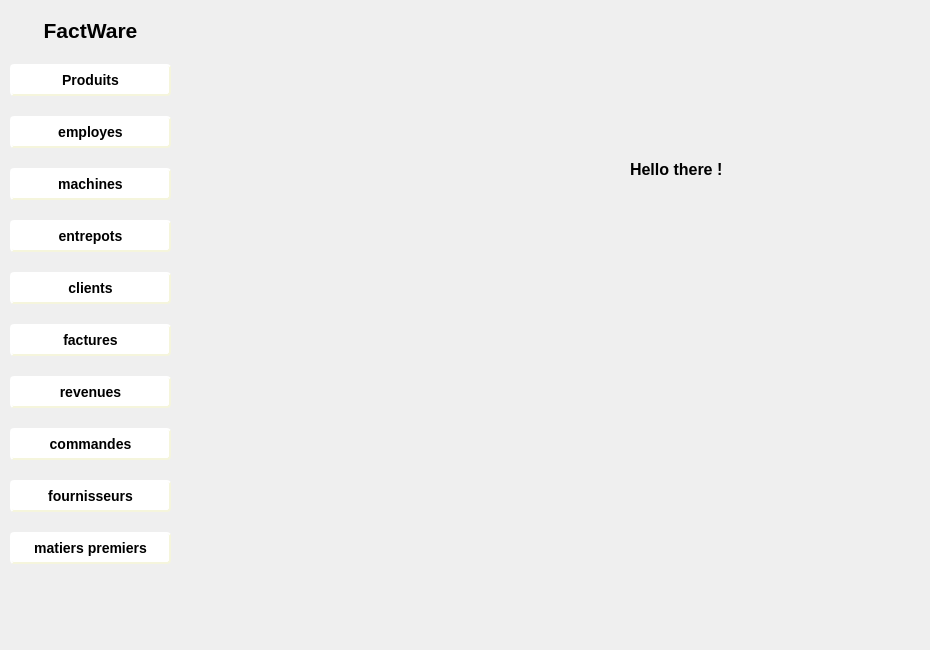
    <widget class="QWidget" name="page_7">
     <widget class="QLabel" name="label_30">
      <property name="geometry">
       <rect>
        <x>630</x>
        <y>160</y>
        <width>141</width>
        <height>20</height>
       </rect>
      </property>
      <property name="text">
       <string>&lt;html&gt;&lt;head/&gt;&lt;body&gt;&lt;p&gt;&lt;span style=&quot; font-size:12pt; font-weight:600;&quot;&gt;Hello there !&lt;/span&gt;&lt;/p&gt;&lt;/body&gt;&lt;/html&gt;</string>
      </property>
     </widget>
     <widget class="QLabel" name="label_31">
      <property name="geometry">
       <rect>
        <x>0</x>
        <y>0</y>
        <width>921</width>
        <height>641</height>
       </rect>
      </property>
      <property name="text">
       <string/>
      </property>
      <property name="pixmap">
       <pixmap>../../Desktop/images qt/hello.jpg</pixmap>
      </property>
      <property name="scaledContents">
       <bool>true</bool>
      </property>
      <property name="wordWrap">
       <bool>true</bool>
      </property>
      <property name="margin">
       <number>0</number>
      </property>
      <property name="openExternalLinks">
       <bool>false</bool>
      </property>
     </widget>
     <widget class="QWidget" name="layoutWidget_9">
      <property name="geometry">
       <rect>
        <x>10</x>
        <y>50</y>
        <width>161</width>
        <height>531</height>
       </rect>
      </property>
      <layout class="QVBoxLayout" name="verticalLayout_5">
       <item>
        <widget class="QPushButton" name="pushButton_25">
         <property name="styleSheet">
          <string notr="true">QPushButton {
    background-color: white;
    border-style: outset;
    border-width: 2px;
    border-radius: 4px;
    border-color: beige;
    font: bold 14px;
    min-width: 5em;
    padding: 6px;
}
QPushButton:pressed {
    background-color:gray;
    border-style: inset;
}</string>
         </property>
         <property name="text">
          <string>Produits</string>
         </property>
        </widget>
       </item>
       <item>
        <widget class="QPushButton" name="pushButton_26">
         <property name="styleSheet">
          <string notr="true">QPushButton {
    background-color: white;
    border-style: outset;
    border-width: 2px;
    border-radius: 4px;
    border-color: beige;
    font: bold 14px;
    min-width: 5em;
    padding: 6px;
}
QPushButton:pressed {
    background-color:gray;
    border-style: inset;
}</string>
         </property>
         <property name="text">
          <string>employes</string>
         </property>
        </widget>
       </item>
       <item>
        <widget class="QPushButton" name="pushButton_27">
         <property name="styleSheet">
          <string notr="true">QPushButton {
    background-color: white;
    border-style: outset;
    border-width: 2px;
    border-radius: 4px;
    border-color: beige;
    font: bold 14px;
    min-width: 5em;
    padding: 6px;
}
QPushButton:pressed {
    background-color:gray;
    border-style: inset;
}</string>
         </property>
         <property name="text">
          <string>machines</string>
         </property>
        </widget>
       </item>
       <item>
        <widget class="QPushButton" name="pushButton_28">
         <property name="styleSheet">
          <string notr="true">QPushButton {
    background-color: white;
    border-style: outset;
    border-width: 2px;
    border-radius: 4px;
    border-color: beige;
    font: bold 14px;
    min-width: 5em;
    padding: 6px;
}
QPushButton:pressed {
    background-color:gray;
    border-style: inset;
}</string>
         </property>
         <property name="text">
          <string>entrepots</string>
         </property>
        </widget>
       </item>
       <item>
        <widget class="QPushButton" name="client_0">
         <property name="styleSheet">
          <string notr="true">QPushButton {
    background-color: white;
    border-style: outset;
    border-width: 2px;
    border-radius: 4px;
    border-color: beige;
    font: bold 14px;
    min-width: 5em;
    padding: 6px;
}
QPushButton:pressed {
    background-color:gray;
    border-style: inset;
}</string>
         </property>
         <property name="text">
          <string>clients</string>
         </property>
        </widget>
       </item>
       <item>
        <widget class="QPushButton" name="pushButton_29">
         <property name="styleSheet">
          <string notr="true">QPushButton {
    background-color: white;
    border-style: outset;
    border-width: 2px;
    border-radius: 4px;
    border-color: beige;
    font: bold 14px;
    min-width: 5em;
    padding: 6px;
}
QPushButton:pressed {
    background-color:gray;
    border-style: inset;
}</string>
         </property>
         <property name="text">
          <string>factures</string>
         </property>
        </widget>
       </item>
       <item>
        <widget class="QPushButton" name="pushButton_30">
         <property name="styleSheet">
          <string notr="true">QPushButton {
    background-color: white;
    border-style: outset;
    border-width: 2px;
    border-radius: 4px;
    border-color: beige;
    font: bold 14px;
    min-width: 5em;
    padding: 6px;
}
QPushButton:pressed {
    background-color:gray;
    border-style: inset;
}</string>
         </property>
         <property name="text">
          <string>revenues</string>
         </property>
        </widget>
       </item>
       <item>
        <widget class="QPushButton" name="commande_0">
         <property name="styleSheet">
          <string notr="true">QPushButton {
    background-color: white;
    border-style: outset;
    border-width: 2px;
    border-radius: 4px;
    border-color: beige;
    font: bold 14px;
    min-width: 5em;
    padding: 6px;
}
QPushButton:pressed {
    background-color:gray;
    border-style: inset;
}</string>
         </property>
         <property name="text">
          <string>commandes</string>
         </property>
        </widget>
       </item>
       <item>
        <widget class="QPushButton" name="pushButton_31">
         <property name="styleSheet">
          <string notr="true">QPushButton {
    background-color: white;
    border-style: outset;
    border-width: 2px;
    border-radius: 4px;
    border-color: beige;
    font: bold 14px;
    min-width: 5em;
    padding: 6px;
}
QPushButton:pressed {
    background-color:gray;
    border-style: inset;
}</string>
         </property>
         <property name="text">
          <string>fournisseurs</string>
         </property>
        </widget>
       </item>
       <item>
        <widget class="QPushButton" name="pushButton_32">
         <property name="styleSheet">
          <string notr="true">QPushButton {
    background-color: white;
    border-style: outset;
    border-width: 2px;
    border-radius: 4px;
    border-color: beige;
    font: bold 14px;
    min-width: 5em;
    padding: 6px;
}
QPushButton:pressed {
    background-color:gray;
    border-style: inset;
}</string>
         </property>
         <property name="text">
          <string>matiers premiers</string>
         </property>
        </widget>
       </item>
      </layout>
     </widget>
     <widget class="QLabel" name="label_32">
      <property name="geometry">
       <rect>
        <x>10</x>
        <y>10</y>
        <width>161</width>
        <height>41</height>
       </rect>
      </property>
      <property name="text">
       <string>&lt;html&gt;&lt;head/&gt;&lt;body&gt;&lt;p align=&quot;center&quot;&gt;&lt;span style=&quot; font-size:16pt; font-weight:600;&quot;&gt;FactWare&lt;/span&gt;&lt;/p&gt;&lt;/body&gt;&lt;/html&gt;</string>
      </property>
     </widget>
     <zorder>label_31</zorder>
     <zorder>label_30</zorder>
     <zorder>layoutWidget_9</zorder>
     <zorder>label_32</zorder>
    </widget>
